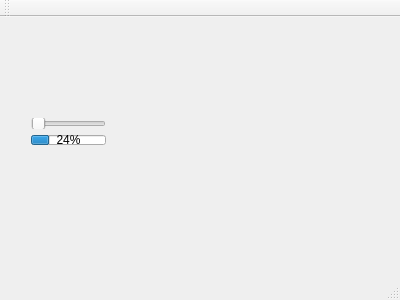
<?xml version="1.0" encoding="UTF-8"?>
<ui version="4.0">
 <class>signalsSliders</class>
 <widget class="QMainWindow" name="signalsSliders">
  <property name="geometry">
   <rect>
    <x>0</x>
    <y>0</y>
    <width>400</width>
    <height>300</height>
   </rect>
  </property>
  <property name="windowTitle">
   <string>signalsSliders</string>
  </property>
  <widget class="QWidget" name="centralWidget">
   <widget class="QWidget" name="">
    <property name="geometry">
     <rect>
      <x>20</x>
      <y>90</y>
      <width>97</width>
      <height>49</height>
     </rect>
    </property>
    <layout class="QVBoxLayout" name="verticalLayout">
     <item>
      <widget class="QSlider" name="slider">
       <property name="orientation">
        <enum>Qt::Horizontal</enum>
       </property>
      </widget>
     </item>
     <item>
      <widget class="QProgressBar" name="progress">
       <property name="value">
        <number>24</number>
       </property>
      </widget>
     </item>
    </layout>
   </widget>
  </widget>
  <widget class="QMenuBar" name="menuBar">
   <property name="geometry">
    <rect>
     <x>0</x>
     <y>0</y>
     <width>400</width>
     <height>25</height>
    </rect>
   </property>
  </widget>
  <widget class="QToolBar" name="mainToolBar">
   <attribute name="toolBarArea">
    <enum>TopToolBarArea</enum>
   </attribute>
   <attribute name="toolBarBreak">
    <bool>false</bool>
   </attribute>
  </widget>
  <widget class="QStatusBar" name="statusBar"/>
 </widget>
 <layoutdefault spacing="6" margin="11"/>
 <resources/>
 <connections>
  <connection>
   <sender>slider</sender>
   <signal>valueChanged(int)</signal>
   <receiver>progress</receiver>
   <slot>setValue(int)</slot>
   <hints>
    <hint type="sourcelabel">
     <x>69</x>
     <y>138</y>
    </hint>
    <hint type="destinationlabel">
     <x>66</x>
     <y>161</y>
    </hint>
   </hints>
  </connection>
 </connections>
</ui>
